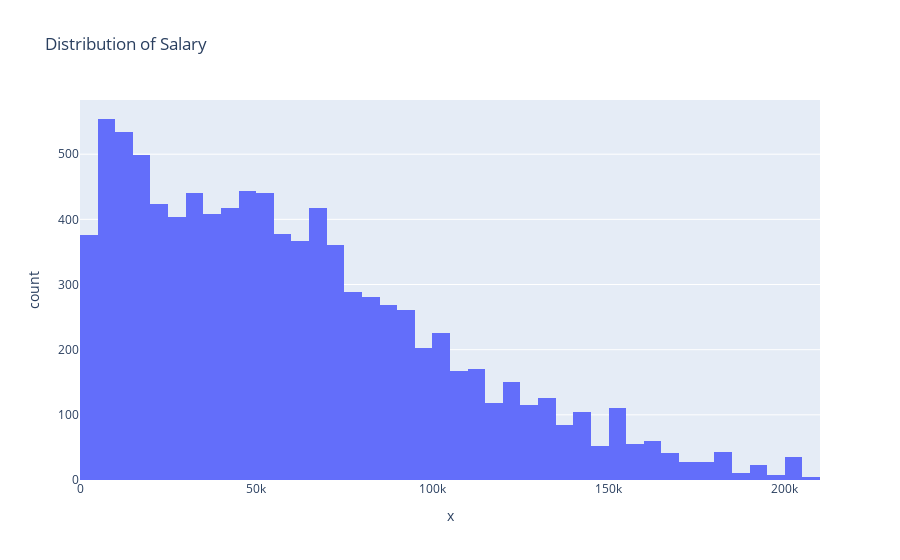

Notebook code cell kept with this figure:
### Code cell
## Plot the histogram for the column ConvertedComp.
fig = px.histogram(x=df['ConvertedComp'],title="Distribution of Salary")
fig.show()

### Figure 1 — Plotly figure (JSON) as saved in the notebook; plotly's stock layout.template omitted (floating-point values rounded to 4 significant figures; data arrays with more than 128 entries replaced by an {"elided": "..."} marker saying what was removed)
{"data": [{"alignmentgroup": "True", "bingroup": "x", "hovertemplate": "x=%{x}<br>count=%{y}<extra></extra>", "legendgroup": "", "marker": {"color": "#636efa", "pattern": {"shape": ""}}, "name": "", "offsetgroup": "", "orientation": "v", "showlegend": false, "type": "histogram", "x": {"elided": "9526 int values"}, "xaxis": "x", "yaxis": "y"}], "layout": {"barmode": "relative", "legend": {"tracegroupgap": 0}, "title": {"text": "Distribution of Salary"}, "xaxis": {"anchor": "y", "domain": [0, 1], "title": {"text": "x"}}, "yaxis": {"anchor": "x", "domain": [0, 1], "title": {"text": "count"}}}}
